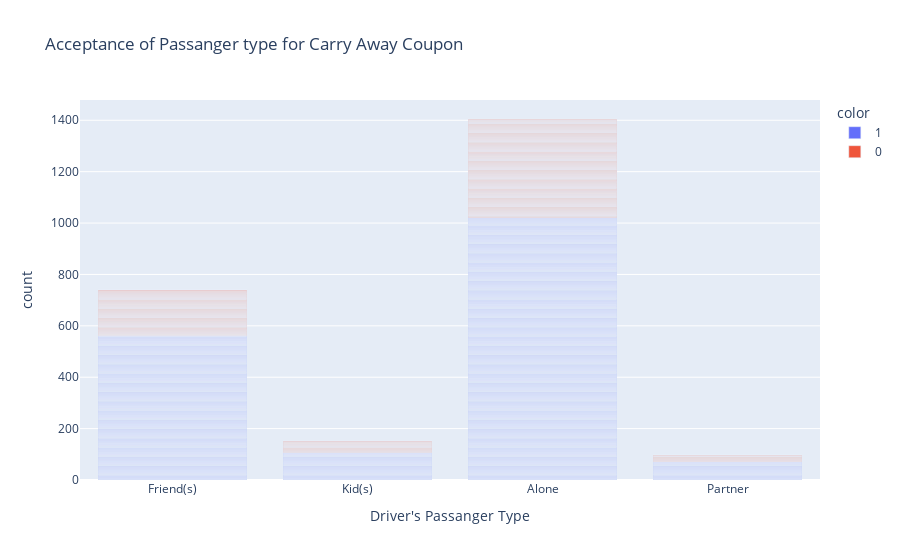

Notebook code cell kept with this figure:
### Code cell
pxfig_ind1 = px.bar(df_carry_away_coupon,x="passanger",title="Acceptance of Passanger type for Carry Away Coupon",color =df_carry_away_coupon.Y.astype(str), labels={"passanger": "Driver's Passanger Type"} )
pxfig_ind1.show()

### Figure 1 — Plotly figure (JSON) as saved in the notebook; plotly's stock layout.template omitted (floating-point values rounded to 4 significant figures; data arrays with more than 128 entries replaced by an {"elided": "..."} marker saying what was removed)
{"data": [{"alignmentgroup": "True", "hovertemplate": "color=1<br>Driver's Passanger Type=%{x}<br>count=%{y}<extra></extra>", "legendgroup": "1", "marker": {"color": "#636efa", "pattern": {"shape": ""}}, "name": "1", "offsetgroup": "1", "orientation": "v", "showlegend": true, "textposition": "auto", "type": "bar", "x": {"elided": "1760 str values"}, "xaxis": "x", "y": {"elided": "1760 int values"}, "yaxis": "y"}, {"alignmentgroup": "True", "hovertemplate": "color=0<br>Driver's Passanger Type=%{x}<br>count=%{y}<extra></extra>", "legendgroup": "0", "marker": {"color": "#EF553B", "pattern": {"shape": ""}}, "name": "0", "offsetgroup": "0", "orientation": "v", "showlegend": true, "textposition": "auto", "type": "bar", "x": {"elided": "633 str values"}, "xaxis": "x", "y": {"elided": "633 int values"}, "yaxis": "y"}], "layout": {"barmode": "relative", "legend": {"title": {"text": "color"}, "tracegroupgap": 0}, "title": {"text": "Acceptance of Passanger type for Carry Away Coupon"}, "xaxis": {"anchor": "y", "domain": [0, 1], "title": {"text": "Driver's Passanger Type"}}, "yaxis": {"anchor": "x", "domain": [0, 1], "title": {"text": "count"}}}}
